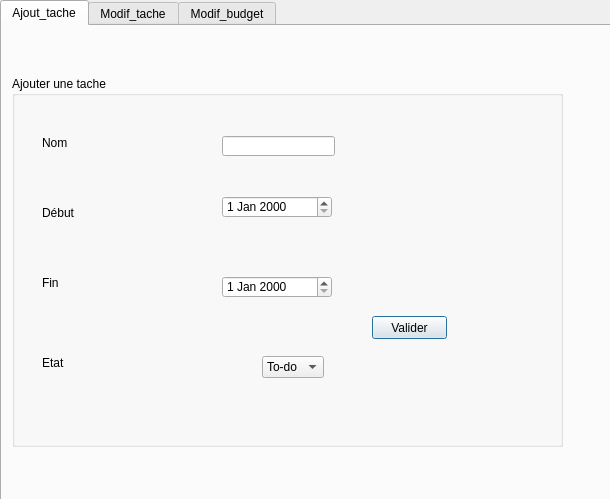
<?xml version="1.0" encoding="UTF-8"?>
<ui version="4.0">
 <class>ajouterTache</class>
 <widget class="QDialog" name="ajouterTache">
  <property name="geometry">
   <rect>
    <x>0</x>
    <y>0</y>
    <width>610</width>
    <height>499</height>
   </rect>
  </property>
  <property name="windowTitle">
   <string>Dialog</string>
  </property>
  <widget class="QTabWidget" name="tabWidget">
   <property name="geometry">
    <rect>
     <x>0</x>
     <y>0</y>
     <width>611</width>
     <height>501</height>
    </rect>
   </property>
   <property name="currentIndex">
    <number>0</number>
   </property>
   <widget class="QWidget" name="tab">
    <attribute name="title">
     <string>Ajout_tache</string>
    </attribute>
    <widget class="QGroupBox" name="groupBox">
     <property name="geometry">
      <rect>
       <x>10</x>
       <y>50</y>
       <width>551</width>
       <height>371</height>
      </rect>
     </property>
     <property name="title">
      <string>Ajouter une tache</string>
     </property>
     <widget class="QDateEdit" name="date_fin">
      <property name="geometry">
       <rect>
        <x>210</x>
        <y>200</y>
        <width>110</width>
        <height>22</height>
       </rect>
      </property>
     </widget>
     <widget class="QComboBox" name="etat">
      <property name="geometry">
       <rect>
        <x>250</x>
        <y>280</y>
        <width>62</width>
        <height>22</height>
       </rect>
      </property>
      <item>
       <property name="text">
        <string>To-do</string>
       </property>
      </item>
      <item>
       <property name="text">
        <string>Doing</string>
       </property>
      </item>
      <item>
       <property name="text">
        <string>Done</string>
       </property>
      </item>
     </widget>
     <widget class="QLabel" name="label_2">
      <property name="geometry">
       <rect>
        <x>30</x>
        <y>200</y>
        <width>47</width>
        <height>14</height>
       </rect>
      </property>
      <property name="text">
       <string>Fin</string>
      </property>
     </widget>
     <widget class="QLabel" name="label">
      <property name="geometry">
       <rect>
        <x>30</x>
        <y>130</y>
        <width>47</width>
        <height>14</height>
       </rect>
      </property>
      <property name="text">
       <string>Début</string>
      </property>
     </widget>
     <widget class="QLabel" name="label_3">
      <property name="geometry">
       <rect>
        <x>30</x>
        <y>280</y>
        <width>47</width>
        <height>14</height>
       </rect>
      </property>
      <property name="text">
       <string>Etat</string>
      </property>
     </widget>
     <widget class="QDateEdit" name="date_debut">
      <property name="geometry">
       <rect>
        <x>210</x>
        <y>120</y>
        <width>110</width>
        <height>22</height>
       </rect>
      </property>
     </widget>
     <widget class="QPushButton" name="validerajout">
      <property name="geometry">
       <rect>
        <x>360</x>
        <y>240</y>
        <width>75</width>
        <height>23</height>
       </rect>
      </property>
      <property name="text">
       <string>Valider</string>
      </property>
     </widget>
     <widget class="QLabel" name="label_4">
      <property name="geometry">
       <rect>
        <x>30</x>
        <y>60</y>
        <width>47</width>
        <height>14</height>
       </rect>
      </property>
      <property name="text">
       <string>Nom</string>
      </property>
     </widget>
     <widget class="QLineEdit" name="nomtache">
      <property name="geometry">
       <rect>
        <x>210</x>
        <y>60</y>
        <width>113</width>
        <height>20</height>
       </rect>
      </property>
     </widget>
    </widget>
   </widget>
   <widget class="QWidget" name="tab_2">
    <attribute name="title">
     <string>Modif_tache</string>
    </attribute>
    <widget class="QGroupBox" name="groupBox_2">
     <property name="geometry">
      <rect>
       <x>20</x>
       <y>40</y>
       <width>551</width>
       <height>371</height>
      </rect>
     </property>
     <property name="title">
      <string>Modifier une tache</string>
     </property>
     <widget class="QDateEdit" name="date_fin_2">
      <property name="geometry">
       <rect>
        <x>210</x>
        <y>200</y>
        <width>110</width>
        <height>22</height>
       </rect>
      </property>
     </widget>
     <widget class="QComboBox" name="etat_2">
      <property name="geometry">
       <rect>
        <x>250</x>
        <y>280</y>
        <width>62</width>
        <height>22</height>
       </rect>
      </property>
      <item>
       <property name="text">
        <string>To-do</string>
       </property>
      </item>
      <item>
       <property name="text">
        <string>Doing</string>
       </property>
      </item>
      <item>
       <property name="text">
        <string>Done</string>
       </property>
      </item>
     </widget>
     <widget class="QLabel" name="label_5">
      <property name="geometry">
       <rect>
        <x>30</x>
        <y>200</y>
        <width>47</width>
        <height>14</height>
       </rect>
      </property>
      <property name="text">
       <string>Fin</string>
      </property>
     </widget>
     <widget class="QLabel" name="label_6">
      <property name="geometry">
       <rect>
        <x>30</x>
        <y>130</y>
        <width>47</width>
        <height>14</height>
       </rect>
      </property>
      <property name="text">
       <string>Début</string>
      </property>
     </widget>
     <widget class="QLabel" name="label_7">
      <property name="geometry">
       <rect>
        <x>30</x>
        <y>280</y>
        <width>47</width>
        <height>14</height>
       </rect>
      </property>
      <property name="text">
       <string>Etat</string>
      </property>
     </widget>
     <widget class="QDateEdit" name="date_debut_2">
      <property name="geometry">
       <rect>
        <x>210</x>
        <y>120</y>
        <width>110</width>
        <height>22</height>
       </rect>
      </property>
     </widget>
     <widget class="QPushButton" name="validermodif">
      <property name="geometry">
       <rect>
        <x>360</x>
        <y>240</y>
        <width>75</width>
        <height>23</height>
       </rect>
      </property>
      <property name="text">
       <string>Valider</string>
      </property>
     </widget>
     <widget class="QLabel" name="label_8">
      <property name="geometry">
       <rect>
        <x>30</x>
        <y>60</y>
        <width>47</width>
        <height>14</height>
       </rect>
      </property>
      <property name="text">
       <string>Nom</string>
      </property>
     </widget>
     <widget class="QLineEdit" name="nomtache_2">
      <property name="geometry">
       <rect>
        <x>210</x>
        <y>60</y>
        <width>113</width>
        <height>20</height>
       </rect>
      </property>
     </widget>
    </widget>
   </widget>
   <widget class="QWidget" name="tab_3">
    <attribute name="title">
     <string>Modif_budget</string>
    </attribute>
    <widget class="QGroupBox" name="budget_2">
     <property name="geometry">
      <rect>
       <x>30</x>
       <y>50</y>
       <width>551</width>
       <height>371</height>
      </rect>
     </property>
     <property name="title">
      <string>Modifier le budget</string>
     </property>
     <widget class="QPushButton" name="validermodif_2">
      <property name="geometry">
       <rect>
        <x>400</x>
        <y>260</y>
        <width>75</width>
        <height>23</height>
       </rect>
      </property>
      <property name="text">
       <string>Valider</string>
      </property>
     </widget>
     <widget class="QLabel" name="label_12">
      <property name="geometry">
       <rect>
        <x>30</x>
        <y>60</y>
        <width>47</width>
        <height>14</height>
       </rect>
      </property>
      <property name="text">
       <string>Estimate</string>
      </property>
     </widget>
     <widget class="QLineEdit" name="estimate">
      <property name="geometry">
       <rect>
        <x>210</x>
        <y>60</y>
        <width>113</width>
        <height>20</height>
       </rect>
      </property>
     </widget>
     <widget class="QLineEdit" name="budget">
      <property name="geometry">
       <rect>
        <x>210</x>
        <y>200</y>
        <width>113</width>
        <height>20</height>
       </rect>
      </property>
     </widget>
     <widget class="QLabel" name="label_13">
      <property name="geometry">
       <rect>
        <x>30</x>
        <y>130</y>
        <width>61</width>
        <height>16</height>
       </rect>
      </property>
      <property name="text">
       <string>Confidence</string>
      </property>
     </widget>
     <widget class="QLabel" name="label_9">
      <property name="geometry">
       <rect>
        <x>30</x>
        <y>200</y>
        <width>47</width>
        <height>14</height>
       </rect>
      </property>
      <property name="text">
       <string>Budget</string>
      </property>
     </widget>
     <widget class="QComboBox" name="confidence">
      <property name="geometry">
       <rect>
        <x>250</x>
        <y>140</y>
        <width>71</width>
        <height>22</height>
       </rect>
      </property>
      <item>
       <property name="text">
        <string>Moyenne</string>
       </property>
      </item>
      <item>
       <property name="text">
        <string>Grande</string>
       </property>
      </item>
     </widget>
     <widget class="QLineEdit" name="progres">
      <property name="geometry">
       <rect>
        <x>210</x>
        <y>260</y>
        <width>113</width>
        <height>20</height>
       </rect>
      </property>
     </widget>
     <widget class="QLabel" name="label_11">
      <property name="geometry">
       <rect>
        <x>30</x>
        <y>260</y>
        <width>47</width>
        <height>14</height>
       </rect>
      </property>
      <property name="text">
       <string>Progrès</string>
      </property>
     </widget>
    </widget>
   </widget>
  </widget>
 </widget>
 <resources/>
 <connections/>
</ui>
